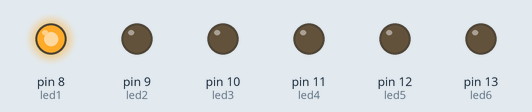
Simulated run of this sketch. Board: Arduino Uno, built with avr-gcc and run on an emulated ATmega328P. Shown: output pins drawn as LEDs (lit = HIGH).

Above: at 0.2 s.
At 0.7 s:
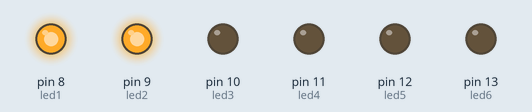
At 2.2 s:
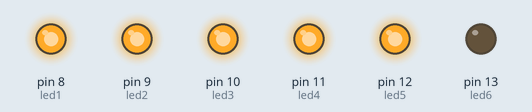
At 3.7 s:
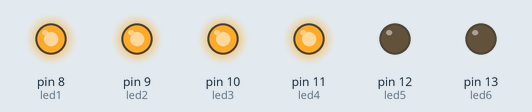
At 5.7 s:
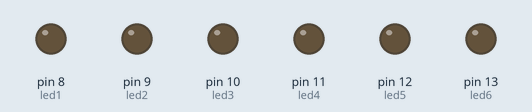
At 7.2 s:
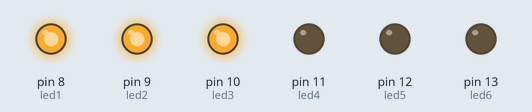
Timing chart, 0 to 7.8 s (numbered marks = the images above):
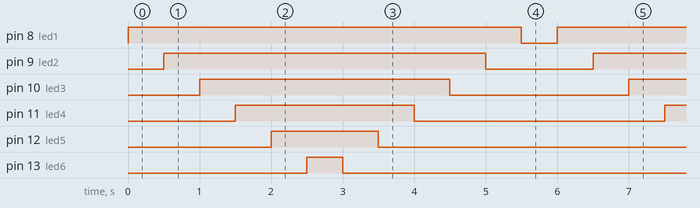

The sketch:

Luces_led.ino
```cpp
//Secuencias con leds...

int led1 = 8;//declaracion de variables segun el pin de conexión.
int led2 = 9;
int led3 = 10;
int led4 = 11;
int led5 = 12;
int led6 = 13;


void setup() {

  pinMode(led1,OUTPUT);
  pinMode(led2,OUTPUT);
  pinMode(led3,OUTPUT);
  pinMode(led4,OUTPUT);
  pinMode(led5,OUTPUT);
  pinMode(led6,OUTPUT);


}

void loop() {
//Sencuencia1- encender leds con un tiempo de medio segundo.
digitalWrite(led1,HIGH);
delay(500);
digitalWrite(led2,HIGH);
delay(500);
digitalWrite(led3,HIGH);
delay(500);
digitalWrite(led4,HIGH);
delay(500);
digitalWrite(led5,HIGH);
delay(500);
digitalWrite(led6,HIGH);
delay(500);


//Sencuencia2- apagar leds con un tiempo de medio segundo.
digitalWrite(led6,LOW);
delay(500);
digitalWrite(led5,LOW);
delay(500);
digitalWrite(led4,LOW);
delay(500);
digitalWrite(led3,LOW);
delay(500);
digitalWrite(led2,LOW);
delay(500);
digitalWrite(led1,LOW);
delay(500);
}
```

Measured:
- by itself, pin 8 (led1): alternates HIGH for 5.5 s and LOW for 0.50 s
- by itself, pin 9 (led2): alternates HIGH for 4.5 s and LOW for 1.5 s
- by itself, pin 10 (led3): alternates HIGH for 3.5 s and LOW for 2.5 s
- by itself, pin 11 (led4): alternates HIGH for 2.5 s and LOW for 3.5 s
- by itself, pin 12 (led5): alternates HIGH for 1.5 s and LOW for 4.5 s
- by itself, pin 13 (led6): alternates HIGH for 0.50 s and LOW for 5.5 s
